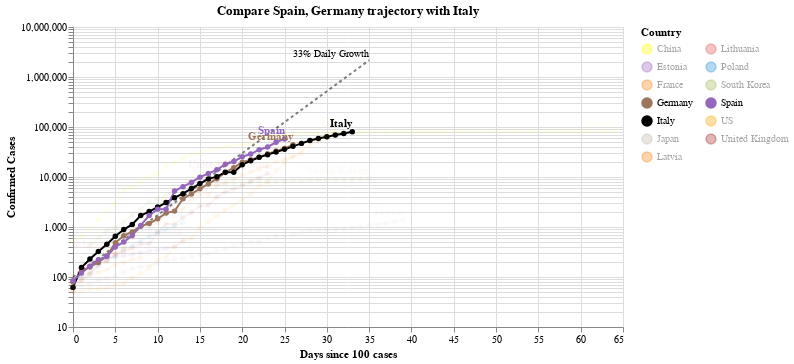

Source (notebook cell):
### Code cell
#hide_input
chart2 = make_since_chart(['Spain', 'Germany'])
chart2

### Figure 1 — Vega-Lite specification as saved in the notebook (floating-point values rounded to 4 significant figures; data arrays with more than 128 entries replaced by an {"elided": "..."} marker saying what was removed)
{"config": {"view": {"continuousWidth": 400, "continuousHeight": 300}}, "layer": [{"mark": {"type": "line", "color": "black", "opacity": 0.5, "strokeDash": [3, 3]}, "encoding": {"x": {"type": "quantitative", "field": "Days since 100 cases"}, "y": {"type": "quantitative", "field": "Confirmed Cases"}}}, {"mark": {"type": "text", "align": "right", "dy": -6, "fontSize": 10, "text": "33% Daily Growth"}, "encoding": {"x": {"type": "quantitative", "field": "Days since 100 cases"}, "y": {"type": "quantitative", "field": "Confirmed Cases"}}, "transform": [{"filter": "(datum['Days since 100 cases'] >= 35)"}]}, {"data": {"name": "data-8d560a43b2d1706beefac2435f67a3db"}, "mark": {"type": "line", "point": true}, "encoding": {"color": {"type": "nominal", "field": "Country", "legend": {"columns": 2}, "scale": {"domain": ["China", "Estonia", "France", "Germany", "Italy", "Japan", "Latvia", "Lithuania", "Poland", "South Korea", "Spain", "US", "United Kingdom"], "range": ["yellow", "#9467bd", "#F58518", "#9D755D", "black", "#C1B7AD", "#F58518", "#E45756", "#2495D3", "#A1BA59", "#9467bd", "orange", "brown"]}}, "opacity": {"condition": {"value": 1, "selection": "selector003"}, "value": 0.05}, "tooltip": [{"type": "nominal", "field": "Country"}, {"type": "temporal", "field": "Date"}, {"type": "quantitative", "field": "Confirmed Cases"}, {"type": "quantitative", "field": "Days since 100 cases"}], "x": {"type": "quantitative", "field": "Days since 100 cases"}, "y": {"type": "quantitative", "field": "Confirmed Cases", "scale": {"type": "log"}}}, "selection": {"selector003": {"type": "multi", "fields": ["Country"], "bind": "legend", "init": [{"Country": "Spain"}, {"Country": "Germany"}, {"Country": "Italy"}]}}, "width": 550}, {"data": {"name": "data-8d560a43b2d1706beefac2435f67a3db"}, "mark": {"type": "text", "align": "right", "dy": -8, "fontWeight": "bold"}, "encoding": {"color": {"type": "nominal", "field": "Country", "legend": {"columns": 2}, "scale": {"domain": ["China", "Estonia", "France", "Germany", "Italy", "Japan", "Latvia", "Lithuania", "Poland", "South Korea", "Spain", "US", "United Kingdom"], "range": ["yellow", "#9467bd", "#F58518", "#9D755D", "black", "#C1B7AD", "#F58518", "#E45756", "#2495D3", "#A1BA59", "#9467bd", "orange", "brown"]}}, "opacity": {"condition": {"value": 1, "selection": "selector003"}, "value": 0.05}, "text": {"type": "nominal", "field": "Country"}, "tooltip": [{"type": "nominal", "field": "Country"}, {"type": "temporal", "field": "Date"}, {"type": "quantitative", "field": "Confirmed Cases"}, {"type": "quantitative", "field": "Days since 100 cases"}], "x": {"type": "quantitative", "field": "Days since 100 cases"}, "y": {"type": "quantitative", "field": "Confirmed Cases", "scale": {"type": "log"}}}, "transform": [{"filter": "(datum['Date'] >= 1585180800000)"}], "width": 550}], "data": {"name": "data-c1a3bbf4dd040f2e7e8e7a69520e3c2a"}, "title": "Compare Spain, Germany trajectory with Italy", "$schema": "https://vega.github.io/schema/vega-lite/v4.0.2.json", "datasets": {"data-c1a3bbf4dd040f2e7e8e7a69520e3c2a": [{"Days since 100 cases": 0, "Confirmed Cases": 100.0}, {"Days since 100 cases": 1, "Confirmed Cases": 133.0}, {"Days since 100 cases": 2, "Confirmed Cases": 176.9}, {"Days since 100 cases": 3, "Confirmed Cases": 235.3}, {"Days since 100 cases": 4, "Confirmed Cases": 312.9}, {"Days since 100 cases": 5, "Confirmed Cases": 416.2}, {"Days since 100 cases": 6, "Confirmed Cases": 553.5}, {"Days since 100 cases": 7, "Confirmed Cases": 736.1}, {"Days since 100 cases": 8, "Confirmed Cases": 979.1}, {"Days since 100 cases": 9, "Confirmed Cases": 1302.0}, {"Days since 100 cases": 10, "Confirmed Cases": 1732.0}, {"Days since 100 cases": 11, "Confirmed Cases": 2303.0}, {"Days since 100 cases": 12, "Confirmed Cases": 3064.0}, {"Days since 100 cases": 13, "Confirmed Cases": 4074.0}, {"Days since 100 cases": 14, "Confirmed Cases": 5419.0}, {"Days since 100 cases": 15, "Confirmed Cases": 7207.0}, {"Days since 100 cases": 16, "Confirmed Cases": 9586.0}, {"Days since 100 cases": 17, "Confirmed Cases": 12750.0}, {"Days since 100 cases": 18, "Confirmed Cases": 16960.0}, {"Days since 100 cases": 19, "Confirmed Cases": 22550.0}, {"Days since 100 cases": 20, "Confirmed Cases": 29990.0}, {"Days since 100 cases": 21, "Confirmed Cases": 39890.0}, {"Days since 100 cases": 22, "Confirmed Cases": 53060.0}, {"Days since 100 cases": 23, "Confirmed Cases": 70560.0}, {"Days since 100 cases": 24, "Confirmed Cases": 93850.0}, {"Days since 100 cases": 25, "Confirmed Cases": 124800.0}, {"Days since 100 cases": 26, "Confirmed Cases": 166000.0}, {"Days since 100 cases": 27, "Confirmed Cases": 220800.0}, {"Days since 100 cases": 28, "Confirmed Cases": 293700.0}, {"Days since 100 cases": 29, "Confirmed Cases": 390600.0}, {"Days since 100 cases": 30, "Confirmed Cases": 519500.0}, {"Days since 100 cases": 31, "Confirmed Cases": 690900.0}, {"Days since 100 cases": 32, "Confirmed Cases": 918900.0}, {"Days since 100 cases": 33, "Confirmed Cases": 1222000.0}, {"Days since 100 cases": 34, "Confirmed Cases": 1625000.0}, {"Days since 100 cases": 35, "Confirmed Cases": 2162000.0}], "data-8d560a43b2d1706beefac2435f67a3db": {"elided": "355 records"}}}
